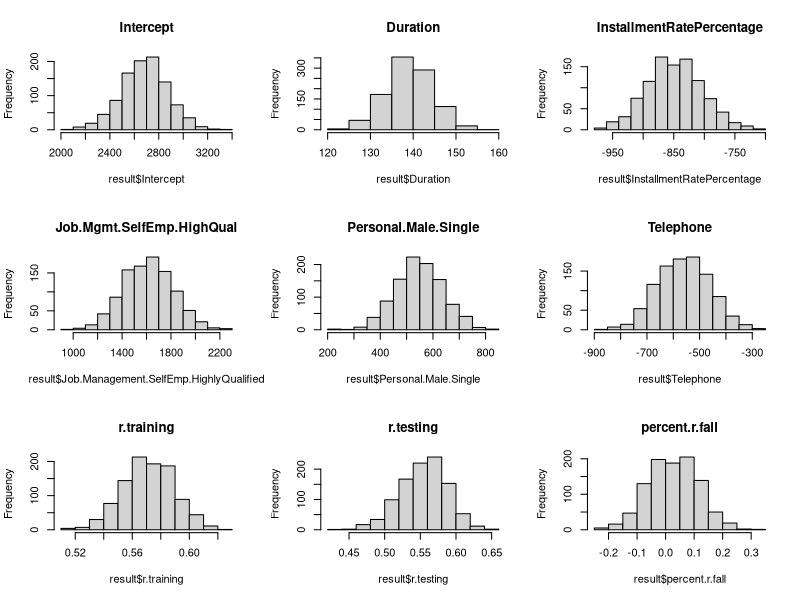

This figure's R source:
## ---- chunk 1
knitr::opts_chunk$set(echo = TRUE)
## ---- chunk 2
library(caret)
data(GermanCredit)
my.data <- GermanCredit
## ---- chunk 3
y <- "Amount"
available.x <- colnames(my.data)[-2]
chosen.x <- NULL
r2 <- NULL

while (length(available.x) > 0) {
  best.r2 <- 0
  for (this.x in available.x) {
    rhs <- paste(c(chosen.x, this.x), collapse=" + ")
    f <- as.formula(paste(y, rhs, sep=" ~ "))
    this.r2 <- summary(lm(f, data=my.data))$r.square
    if (this.r2 > best.r2) {
      best.r2 <- this.r2
      best.x <- this.x
    }
  }
  chosen.x <- c(chosen.x, best.x)
  available.x <- available.x[available.x != best.x]
  r2 <- c(r2, best.r2)
}
chosen.x <- c("(Intercept)", chosen.x)
r2 <- c(summary(lm(Amount ~ 1, data=my.data))$r.square, r2)

cum.r2 <- cbind(chosen.x, r2)
#Select the top 6 elements (intercept inclusive) that resulted in culmulative r^2 of 57%.
(selected.feature <- cum.r2[1:6, 1])
## ---- chunk 4
#Creating 1000 samples
set.seed(711)
index <- replicate(1000, sample(1:nrow(my.data), size = 0.632 * nrow(my.data)))

head(index[,1])
head(-index[,1])

#Create a data frame that stores our result
result <- data.frame(matrix(ncol = 9, nrow = 1000))
colnames(result) <- c("Intercept", "Duration", "InstallmentRatePercentage", 
                      "Job.Management.SelfEmp.HighlyQualified",
                      "Personal.Male.Single","Telephone", "r.training", 
                      "r.testing", "percent.r.fall")
## ---- chunk 5
for (i in 1:1000) {
  #Split into training and testing
  training <- my.data[index[,i], c(1,2,3,8,43,62)]
  testing <- my.data[-index[,i], c(1,2,3,8,43,62)]
  #Apply linear model
  linear.model <- lm(Amount ~ Duration + InstallmentRatePercentage +
                     Job.Management.SelfEmp.HighlyQualified + 
                     Personal.Male.Single +
                     Telephone, data = training)
  #Coefficients
  coefficients <- linear.model$coefficients
  #r.squared.training
  r.squared.training <- summary(linear.model)$r.squared
  #r.squared.testing
  prediction <- predict(linear.model, testing)
  sse <- sum((testing[, 2] - prediction) ^ 2)
  sst <- sum((testing[, 2] - mean(testing[,2])) ^ 2)
  r.squared.test <- 1 - (sse/sst)
  percent.r.fall <-(r.squared.training-r.squared.test) /r.squared.training
  #Store data into dataframe result
  sample.cur <- c(coefficients, r.squared.training, r.squared.test,
                  percent.r.fall)
  result[i,] <- t(sample.cur)
}
head(result)
## ---- chunk 6
par(mfrow = c(3, 3))
hist(result$Intercept, main = "Intercept")
hist(result$Duration, main ="Duration")
hist(result$InstallmentRatePercentage, main ="InstallmentRatePercentage")
hist(result$Job.Management.SelfEmp.HighlyQualified, 
     main ="Job.Mgmt.SelfEmp.HighQual")
hist(result$Personal.Male.Single, main ="Personal.Male.Single")
hist(result$Telephone, main ="Telephone")
hist(result$r.training, main ="r.training")
hist(result$r.testing, main ="r.testing")
hist(result$percent.r.fall, main ="percent.r.fall")
## ---- chunk 7
c.meanAndSd <- data.frame(Mean = apply(result[,1:6], 2, mean),
                          Sd = apply(result[,1:6], 2, sd))
c.meanAndSd

r.sq.meanAndSd <- data.frame(Mean = apply(result[,7:9], 2, mean),
                          Sd = apply(result[,7:9], 2, sd))
r.sq.meanAndSd
## ---- chunk 8
#Entire sample data
entireSampleData <- my.data[,c(1,2,3,8,43,62)]

#Apply linear model
linear.model <- lm(Amount ~ Duration + InstallmentRatePercentage +
                     Job.Management.SelfEmp.HighlyQualified + 
                     Personal.Male.Single +
                     Telephone, data = entireSampleData)

#Coefficients
(coefficients.entire <- linear.model$coefficients)
#r.squared
(r.squared.entire <- summary(linear.model)$r.squared)

(entireSample.cur <- c(coefficients.entire, r.squared.entire = r.squared.entire))
## ---- chunk 9
#Training/Testing Data
CI <- function(a) {
  lower <- c.meanAndSd$Mean[a] - qnorm(0.975)*c.meanAndSd$Sd[a]/sqrt(1000)
  upper <- c.meanAndSd$Mean[a] + qnorm(0.975)*c.meanAndSd$Sd[a]/sqrt(1000)
  c.i <- c(lower, upper)
  return(c.i)
}

ci.result.scaled <-data.frame(matrix(nrow = 6, ncol = 2))
colnames(ci.result.scaled) <- c("CI.lower.split", "CI.upper.split")
rownames(ci.result.scaled) <- c("Intercept","Duration",
                                "InstallmentRatePercentage",
                                "Job.Management.SelfEmp.HighlyQualified",
                                "Personal.Male.Single","Telephone")
ci.result.scaled[1:6,] <- rbind(CI(1), CI(2), CI(3), CI(4), CI(5), CI(6))
ci.result.scaled[,1] <- ci.result.scaled[,1]*(0.632^0.5)
ci.result.scaled[,2] <- ci.result.scaled[,2]*(0.632^0.5)
ci.result.scaled$range <- ci.result.scaled$CI.upper.split -
                          ci.result.scaled$CI.lower.split
ci.result.scaled

#Entire sample
ci.result.entire <-data.frame(matrix(nrow = 6, ncol = 2))
colnames(ci.result.entire) <- c("CI.lower.entire", "CI.upper.entire")
rownames(ci.result.entire) <- c("Intercept","Duration",
                                "InstallmentRatePercentage",
                                "Job.Management.SelfEmp.HighlyQualified",
                                "Personal.Male.Single","Telephone")
summary(linear.model)
ci.result.entire[1:6, ] <- c(coef(summary(linear.model))[, 1] - 
                               qnorm(0.975) * 
                      coef(summary(linear.model))[,2] / sqrt(1000), 
                      coef(summary(linear.model))[,1] + qnorm(0.975) * 
                        coef(summary(linear.model))[,2] / sqrt(1000))
ci.result.entire$range <- ci.result.entire$CI.upper.entire -
                          ci.result.entire$CI.lower.entire
ci.result.entire
## ---- chunk 10
(selected.feature <- cum.r2[2:6, 1])
## ---- chunk 11
c.meanAndSd

ci.result.scaled
## ---- chunk 12
r.sq.meanAndSd
